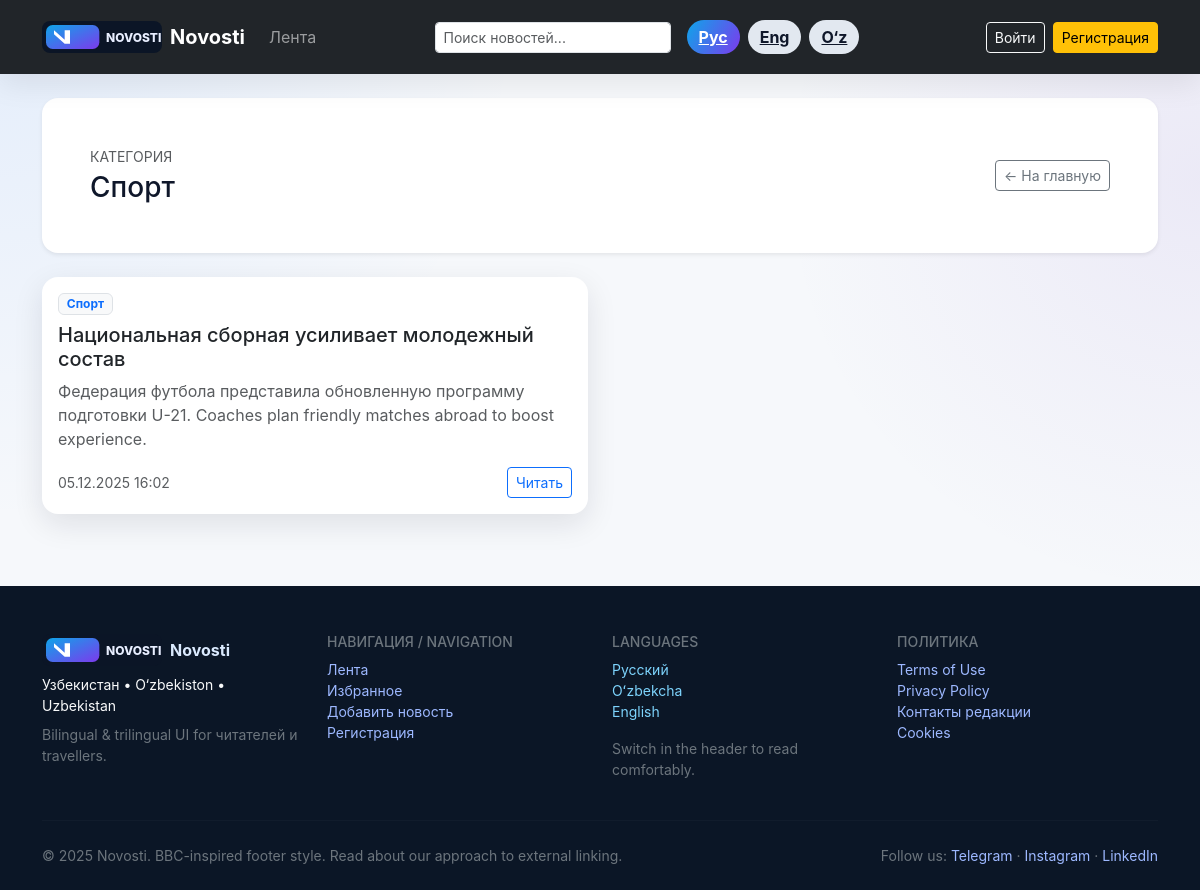
Page /category/1/ on the committed database.
### index/models.py (models this page shows, shortened)
class NewsCategory(models.Model):
    category_name = models.CharField(
        max_length=32,
        verbose_name='Название категории'
    )
    date_added = models.DateTimeField(
        auto_now_add=True
    )
    class Meta:
        verbose_name = 'Категорию'
        verbose_name_plural = 'Категории'

class News(models.Model):
    title = models.CharField(
        max_length=128,
        verbose_name='Заголовок'
    )
    content = models.TextField(
        verbose_name='Основной текст'
    )
    image_url = models.URLField(
        verbose_name='Изображение',
        blank=True,
        help_text='Ссылка на обложку или иллюстрацию новости'
    )
    news_category = models.ForeignKey(
        NewsCategory,
        on_delete=models.CASCADE,
        verbose_name='Категория'
    )
    date_added = models.DateTimeField(
        auto_now_add=True
    )
    image_url = models.URLField(blank=True, null=True)  # или ImageField, CharField и т.д.
    class Meta:
        verbose_name = 'Новость'
        verbose_name_plural = 'Новости'

### index/views.py (the view)
# urls.py: path('category/<int:nc>/', views.category_page, name='category_detail'),
def category_page(request, nc):
    lang_ctx = _language_bundle(request)
    category = get_object_or_404(NewsCategory, id=nc)
    news = News.objects.filter(news_category=category).order_by('-date_added')
    favorite_ids = set()
    if request.user.is_authenticated and _favorite_table_ready():
        favorite_ids = set(
            Favorite.objects.filter(user=request.user, news__in=news)
            .values_list('news_id', flat=True)
        )
    context = {
        'category': category,
        'news': news,
        'favorite_ids': favorite_ids,
        **lang_ctx,
    }
    return render(request, 'category.html', context)

### index/context_processors.py (called while the page is built)
def language_context(request):
    selected = request.GET.get('lang') or request.session.get('lang') or 'ru'
    lang = resolve_language(selected)
    request.session['lang'] = lang
    return {
        'lang': lang,
        'languages': LANGUAGES,
        'ui': LANGUAGES[lang],
    }

### index/language.py (called while the page is built)
def resolve_language(code: str) -> str:
    if code in LANGUAGES:
        return code
    return DEFAULT_LANG

### index/views.py (called while the page is built)
def _language_bundle(request):
    selected = request.GET.get('lang') or request.session.get('lang') or 'ru'
    lang = resolve_language(selected)
    request.session['lang'] = lang
    return {
        'lang': lang,
        'languages': LANGUAGES,
        'ui': LANGUAGES[lang],
    }

### index/templates/category.html (shortened to what this page needs)
{% extends 'base.html' %}
{% block content %}
<div class="bg-white rounded-4 p-4 p-lg-5 shadow-sm mb-4">
    <div class="d-flex flex-wrap justify-content-between align-items-center gap-2">
        <div>
            <p class="text-uppercase small text-muted mb-1">Категория</p>
            <h1 class="h3 mb-0">{{ category.category_name }}</h1>
        </div>
        <a href="{% url 'home' %}" class="btn btn-outline-secondary btn-sm">← На главную</a>
    </div>
</div>
<div class="row g-4">
    {% for n in news %}
        <div class="col-md-6">
            <div class="card card-elevated h-100">
                <div class="card-body d-flex flex-column">
                    <div class="d-flex justify-content-between align-items-start mb-2">
                        <span class="badge text-bg-light text-primary border">{{ n.news_category.category_name }}</span>
                    </div>
                    <h3 class="h5">{{ n.title }}</h3>
                    <p class="text-muted">{{ n.content|truncatechars:160 }}</p>
                    <div class="mt-auto d-flex justify-content-between align-items-center">
                        <small class="text-muted">{{ n.date_added|date:"d.m.Y H:i" }}</small>
                        <a href="{% url 'news_detail' n.id %}" class="btn btn-outline-primary btn-sm">Читать</a>
                    </div>
                </div>
            </div>
        </div>
    {% empty %}
        <div class="col-12">
            <div class="alert alert-light border">В этой категории пока нет новостей.</div>
        </div>
    {% endfor %}
</div>
{% endblock %}

### index/templates/base.html (style rules this page uses)
body { background: radial-gradient(circle at 0% 0%, rgba(13,110,253,0.08), transparent 35%), radial-gradient(circle at 100% 20%, rgba(111,66,193,0.08), transparent 30%), #f6f8fb; min-height: 100vh; color: #0f172a; font-family: 'Inter', 'Segoe UI', system-ui, -apple-system, sans-serif; }
.card-elevated { border: none; border-radius: 1rem; box-shadow: 0 10px 30px rgba(15, 23, 42, 0.1); transition: transform .2s ease, box-shadow .2s ease; overflow: hidden; }

### rows in the picture
NewsCategory: category_name "Спорт"
News: news_category.category_name "Спорт", title "Национальная сборная усиливает молодежный состав", content "Федерация футбола представила обновленную программу подготовки U-21. Coaches plan friendly matches abroad to boost experience.", date_added "05.12.2025 16:02"

### other values in the picture
{{ ui.nav_home }} "Лента"
{{ meta.label }} "Рус" "Eng" "O‘z"
{{ ui.nav_login }} "Войти"
{{ ui.nav_register }} "Регистрация"
{{ ui.nav_favorites }} "Избранное"
{{ ui.add_news_cta }} "Добавить новость"
